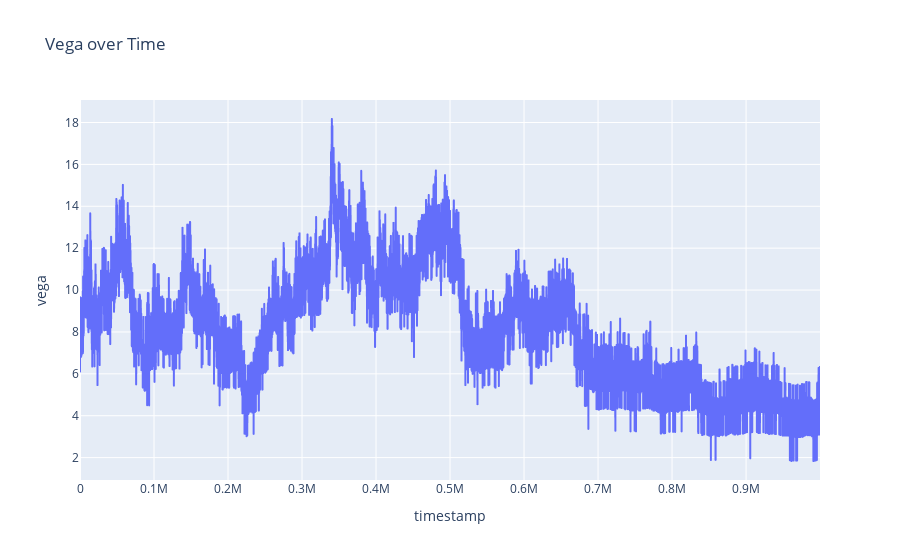

Notebook code cell kept with this figure:
### Code cell
fig = px.line(df, x='timestamp', y='vega', title='Vega over Time')
fig.show()

### Figure 1 — Plotly figure (JSON) as saved in the notebook; plotly's stock layout.template omitted (floating-point values rounded to 4 significant figures; data arrays with more than 128 entries replaced by an {"elided": "..."} marker saying what was removed)
{"data": [{"hovertemplate": "timestamp=%{x}<br>vega=%{y}<extra></extra>", "legendgroup": "", "line": {"color": "#636efa", "dash": "solid"}, "marker": {"symbol": "circle"}, "mode": "lines", "name": "", "showlegend": false, "type": "scattergl", "x": {"elided": "10000 int values"}, "xaxis": "x", "y": {"elided": "10000 float values"}, "yaxis": "y"}], "layout": {"legend": {"tracegroupgap": 0}, "title": {"text": "Vega over Time"}, "xaxis": {"anchor": "y", "domain": [0, 1], "title": {"text": "timestamp"}}, "yaxis": {"anchor": "x", "domain": [0, 1], "title": {"text": "vega"}}}}
